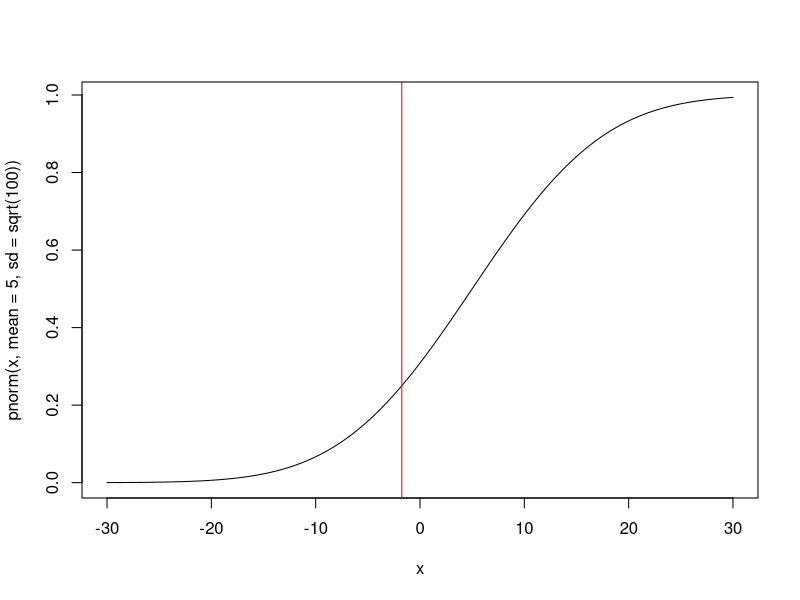

Here is the R script that generated this plot:
## ---- chunk 1
pgauss <- function(x, mean = 0, var = 1){
  cdf <- rep(0, length(x))
  for (i in 1:length(x)){
    cdf[i] <- integrate(f = function(x) dnorm(x, mean = mean, sd = sqrt(var)), lower = -Inf, upper = x[i])[[1]]
  }
  return(cdf)
}
## ---- chunk 2
pgauss(3,1,2)
pnorm(3, mean = 1, sd = sqrt(2))
## ---- chunk 3
curve(pnorm(x, mean = 5, sd = sqrt(100)), from = -30, to = 30)
abline(v=qnorm(0.25, mean=5, sd=sqrt(100)), col='red')
## ---- chunk 4
qgauss <- function(q, mean = 0, var = 1){
  quant.function <- rep(0, length(q))
  for (i in 1:length(q)){
    f <- function(x) pgauss(x, mean, var) - q[i]
    quant.function[i] <- uniroot(f, c(mean - 3*sqrt(var), mean+3*sqrt(var)))[[1]]
  }
  return(quant.function)
  
}

## ---- chunk 5
qgauss(0.25, 5, 100)
qnorm(0.25, mean = 5, sd = sqrt(100))
## ---- chunk 6

